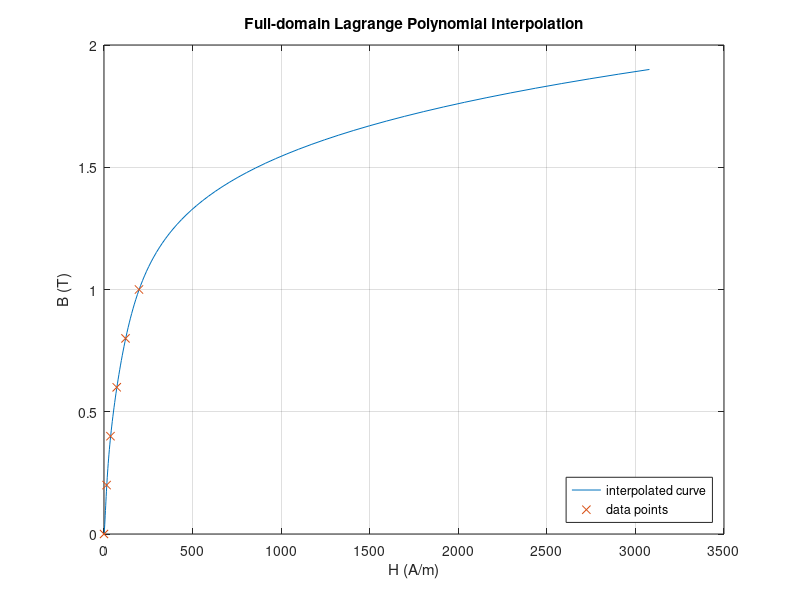
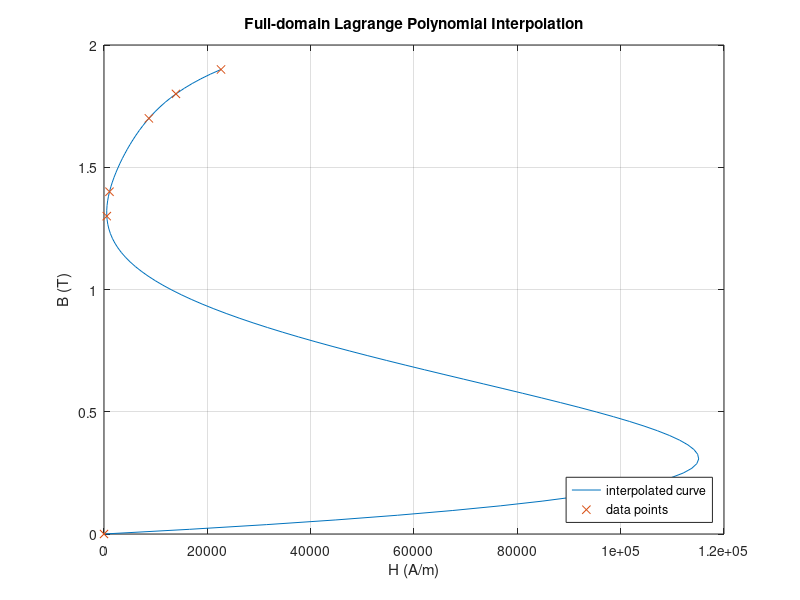

Here is the MATLAB script that generated these plots, in order:
function [y_test] = lagrange_interpolator()
% Lagrange interpolator
    

    hb_data = [0.0 0.0;0.2 14.7; 0.4,36.5;0.6 71.7; 0.8 121.4; 1 197.4; 1.1 256.2; 1.2 348.7; 1.3 540.6; 1.4 1062.8; 1.5 2318.0; 1.6 4781.9; 1.7,8687.4; 1.8 13924.3; 1.9 22650.2];
    X = hb_data(1:6,1);
    Y = hb_data(1:6,2);
    x_test = 0:(1.9/99):1.9;

    y_test = interpolate(x_test, X, Y);

    figure(1)
    plot(y_test, x_test)
    legend("interpolated curve")
    hold on
    plot(Y, X, 'x')
    legend("interpolated curve", "data points", 'location', 'southeast')
    title('Full-domain Lagrange Polynomial Interpolation')  
    hold off
    xlabel('H (A/m)') 
    ylabel('B (T)')
    grid 

    X = hb_data([1 9 10 13 14 15],1);
    Y = hb_data([1 9 10 13 14 15],2);

    y_test = interpolate(x_test, X, Y);


    figure(2)
    plot(y_test, x_test)
    legend("interpolated curve")
    hold on
    plot(Y, X, 'x')
    title('Full-domain Lagrange Polynomial Interpolation')
    legend("interpolated curve", "data points", 'location', 'southeast')  
    hold off
    xlabel('H (A/m)') 
    ylabel('B (T)')
    grid 


    function[y] = multiplier(j, x_test, X)
    %   Function that finds the multiplier given row index and x_test
        [rows_x_test, cols_x_test] = size(x_test);
        [rows_X, cols_X] = size(X);
        if rows_x_test > 1 || cols_x_test > 1
            y(1:rows_x_test, 1:cols_x_test) = 1;
        else
            y = 1.0;
        end
        for i = 1:rows_X
            if i == j
                continue
            end
            check = (x_test - X(i, 1)) / (X(j,1) - X(i, 1));
            y = y .* (x_test - X(i, 1)) / (X(j,1) - X(i, 1));
        end

    function[y] = interpolate(x_test, X, Y)
        [rows_x_test, cols_x_test] = size(x_test);
        [rows_X, cols_X] = size(X);
        if rows_x_test > 1 || cols_x_test > 1
            y(1:rows_x_test, 1:cols_x_test) = 1;
        else
            y = 1.0;
        end
        for j = 1:rows_X
            y = y + multiplier(j, x_test, X) * Y(j, 1);
        end
       





